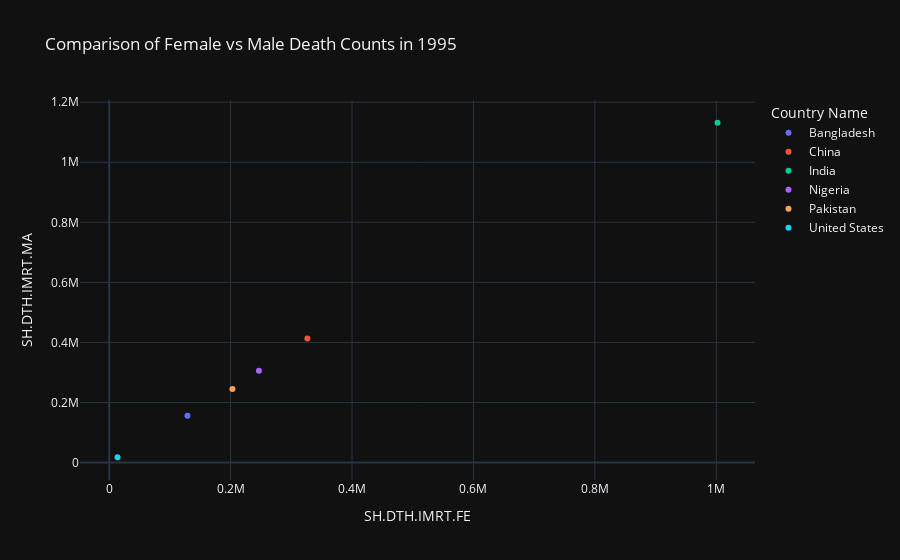

Write notebook code for a chart like this one.
### Markdown cell above
Comparison of Female vs Male Death Counts in 1995

### Code cell
fig = px.scatter(data_frame=df_1995, 
             x="SH.DTH.IMRT.FE", y="SH.DTH.IMRT.MA", color="Country Name",  
             title="Comparison of Female vs Male Death Counts in 1995"
             )
fig.show()

### Figure 1 — Plotly figure (JSON) as saved in the notebook; plotly's stock layout.template omitted (floating-point values rounded to 4 significant figures)
{"data": [{"hovertemplate": "Country Name=Bangladesh<br>SH.DTH.IMRT.FE=%{x}<br>SH.DTH.IMRT.MA=%{y}<extra></extra>", "legendgroup": "Bangladesh", "marker": {"color": "#636efa", "symbol": "circle"}, "mode": "markers", "name": "Bangladesh", "orientation": "v", "showlegend": true, "type": "scatter", "x": [128977], "xaxis": "x", "y": [156140], "yaxis": "y"}, {"hovertemplate": "Country Name=China<br>SH.DTH.IMRT.FE=%{x}<br>SH.DTH.IMRT.MA=%{y}<extra></extra>", "legendgroup": "China", "marker": {"color": "#EF553B", "symbol": "circle"}, "mode": "markers", "name": "China", "orientation": "v", "showlegend": true, "type": "scatter", "x": [326500], "xaxis": "x", "y": [412910], "yaxis": "y"}, {"hovertemplate": "Country Name=India<br>SH.DTH.IMRT.FE=%{x}<br>SH.DTH.IMRT.MA=%{y}<extra></extra>", "legendgroup": "India", "marker": {"color": "#00cc96", "symbol": "circle"}, "mode": "markers", "name": "India", "orientation": "v", "showlegend": true, "type": "scatter", "x": [1001969], "xaxis": "x", "y": [1131673], "yaxis": "y"}, {"hovertemplate": "Country Name=Nigeria<br>SH.DTH.IMRT.FE=%{x}<br>SH.DTH.IMRT.MA=%{y}<extra></extra>", "legendgroup": "Nigeria", "marker": {"color": "#ab63fa", "symbol": "circle"}, "mode": "markers", "name": "Nigeria", "orientation": "v", "showlegend": true, "type": "scatter", "x": [246661], "xaxis": "x", "y": [305717], "yaxis": "y"}, {"hovertemplate": "Country Name=Pakistan<br>SH.DTH.IMRT.FE=%{x}<br>SH.DTH.IMRT.MA=%{y}<extra></extra>", "legendgroup": "Pakistan", "marker": {"color": "#FFA15A", "symbol": "circle"}, "mode": "markers", "name": "Pakistan", "orientation": "v", "showlegend": true, "type": "scatter", "x": [203030], "xaxis": "x", "y": [244967], "yaxis": "y"}, {"hovertemplate": "Country Name=United States<br>SH.DTH.IMRT.FE=%{x}<br>SH.DTH.IMRT.MA=%{y}<extra></extra>", "legendgroup": "United States", "marker": {"color": "#19d3f3", "symbol": "circle"}, "mode": "markers", "name": "United States", "orientation": "v", "showlegend": true, "type": "scatter", "x": [13739], "xaxis": "x", "y": [17608], "yaxis": "y"}], "layout": {"legend": {"title": {"text": "Country Name"}, "tracegroupgap": 0}, "title": {"text": "Comparison of Female vs Male Death Counts in 1995"}, "xaxis": {"anchor": "y", "domain": [0, 1], "title": {"text": "SH.DTH.IMRT.FE"}}, "yaxis": {"anchor": "x", "domain": [0, 1], "title": {"text": "SH.DTH.IMRT.MA"}}}}
